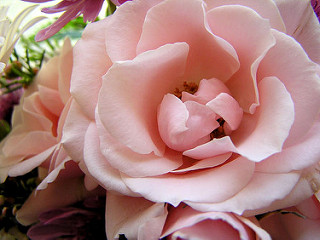
#> input picture mosaic_tiles/12240303_80d87f77a3_n.jpg, 320 x 240 px; its folder holds only this picture in this run
$ python main.py
#> lines starting #> are read from the running program, lines starting #| are printed output that depends on the picture
### image_preprocessing.py
import os
import cv2

def load_images(directory, output_dir):
    images = []
    for index, filename in enumerate(os.listdir(directory)):
        img_path = os.path.join(directory, filename)
        img = cv2.imread(img_path)
        if img is not None:
            images.append(img)
            cv2.imwrite(os.path.join(output_dir, f"loaded_image_{index}.jpg"), img)
           # print(f"Loaded and saved image: {filename}")
    return images


def resize_images(images, size, output_dir):
    resized_images = []
    for index, img in enumerate(images):
        resized_img = cv2.resize(img, size)
        resized_images.append(resized_img)
        cv2.imwrite(os.path.join(output_dir, f"resized_image_{index}.jpg"), resized_img)
       # print(f"Resized image to: {size}")
    return resized_images

'''
# ===== TEST CODE =====
if __name__ == "__main__":
    print("Testing image_preprocessing.py...")

    # Test load_images
    images = load_images("mosaic_tiles", "output")
    print(f" Loaded {len(images)} images")

    # Test resize_images
    resized = resize_images(images, (100, 100), "output")
    print(f"✅ Resized {len(resized)} images")

    print("All tests passed!")

    '''

### mosaic_creation.py
import numpy as np
import cv2
import json
from skimage.segmentation import slic, mark_boundaries
from best_match import find_best_match

def create_segments(image, n_segments):
    """Create superpixel segments using SLIC"""
    print(f"Creating {n_segments} superpixels...")
    image_rgb = cv2.cvtColor(image, cv2.COLOR_BGR2RGB)
    segments = slic(image_rgb, n_segments=n_segments, compactness=10, sigma=1)
    print(f"Created {len(np.unique(segments))} segments")
    return segments

# [70 lines left out: functions visualize_segments, place_tiles, not called in this run]

def blend_images(mosaic, original, alpha):
    """Blend mosaic with original"""
    return cv2.addWeighted(mosaic, alpha, original, 1-alpha, 0)

def create_mosaic(target_image, tile_images, n_segments=80, alpha=0.4, output_dir='output'):
    """Main function to create mosaic"""
    import os
    os.makedirs(output_dir, exist_ok=True)

    print("="*50)
    print("CREATING SUPERPIXEL MOSAIC")
    print("="*50)

    # Create segments
    segments = create_segments(target_image, n_segments)

    # Visualize segmentation
    visualize_segments(target_image, segments, output_dir)

    # Place tiles
    mosaic = target_image.copy()
    place_tiles(mosaic, target_image, tile_images, segments, output_dir)

    # Blend
    result = blend_images(mosaic, target_image, alpha)

    # Save
    cv2.imwrite(f"{output_dir}/mosaic.jpg", result)

    print("="*50)
    print("✅ MOSAIC COMPLETE")
    print("="*50)

    return result


# Test code
# [29 lines that do not run on import are left out]

### main.py
import cv2
import os
import json
import numpy as np
from tkinter import Tk, Label, Entry, Button, simpledialog
from image_preprocessing import load_images, resize_images
from mosaic_creation import create_mosaic

def get_user_input():
    """Get number of segments from user"""
    root = Tk()
    root.withdraw()
    n = simpledialog.askinteger("Input", "Number of Superpixels:", initialvalue=80)
    root.destroy()
    return n if n else 80

def on_click(event, x, y, flags, params):
    """Handle mouse click"""
    if event != cv2.EVENT_LBUTTONDOWN:
        return

    # Load data
    segments = np.load(f"{params['output']}/segments.npy")
    with open(f"{params['output']}/mapping.json") as f:
        mapping = json.load(f)

    # Get clicked segment
    actual_x = int(x / params['scale'])
    actual_y = int(y / params['scale'])

    if actual_y >= segments.shape[0] or actual_x >= segments.shape[1]:
        return

    seg_id = int(segments[actual_y, actual_x])

    # Show tile
    if str(seg_id) in mapping:
        tile_path = f"{params['output']}/{mapping[str(seg_id)]['filename']}"
        if os.path.exists(tile_path):
            tile = cv2.imread(tile_path)
            cv2.imshow(f"Tile {seg_id}", cv2.resize(tile, (400, 400)))

def main():
    # Setup
    output_dir = "output"
    os.makedirs(output_dir, exist_ok=True)

    # Load tiles
    print("Loading tiles...")
    tiles = load_images("mosaic_tiles", output_dir)
#> in load_images, img is the input picture: shape (240, 320, 3); mean B, G, R 125.7, 129.7, 171.8
#> tiles = 1 item
    tiles = resize_images(tiles, (100, 100), output_dir)
#> the loop in resize_images, `for index, img in enumerate(images):` made 1 pass
#> pass 1, in resize_images, `resized_img = cv2.resize(img, size)`:
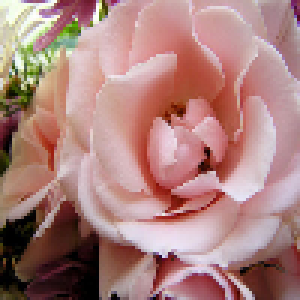
#> resized_img: shape (100, 100, 3) (shown 3 times larger); mean B, G, R 125.5, 129.6, 171.7

    # Load target
    target = cv2.imread("OIP.jpg")
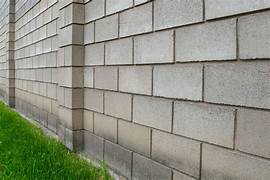
#> input picture OIP.jpg, 270 x 180 px
#> target is the input picture: shape (180, 270, 3); mean B, G, R 133.9, 148.2, 145.9
    if target is None:
        print("Error: Target image not found")
        return

    # Get user input
    n_segments = get_user_input()

    # Create mosaic
    print(f"Creating mosaic with {n_segments} segments...")
    mosaic = create_mosaic(target, tiles, n_segments, alpha=0.4, output_dir=output_dir)

    # Display
    h, w = mosaic.shape[:2]
    scale = min(800/w, 600/h)
    display = cv2.resize(mosaic, None, fx=scale, fy=scale)

    cv2.namedWindow("Mosaic (Click tiles)")
    cv2.imshow("Mosaic (Click tiles)", display)
    cv2.setMouseCallback("Mosaic (Click tiles)", on_click,
                        {'output': output_dir, 'scale': scale})

    print("\n✅ Done! Click on tiles to see originals")
    cv2.waitKey(0)
    cv2.destroyAllWindows()

if __name__ == "__main__":
    main()
#> (the call stopped at in create_segments, `segments = slic(image_rgb, n_segments=n_segments, compactness=10, sigm..`: tkinter is not available in this run)
